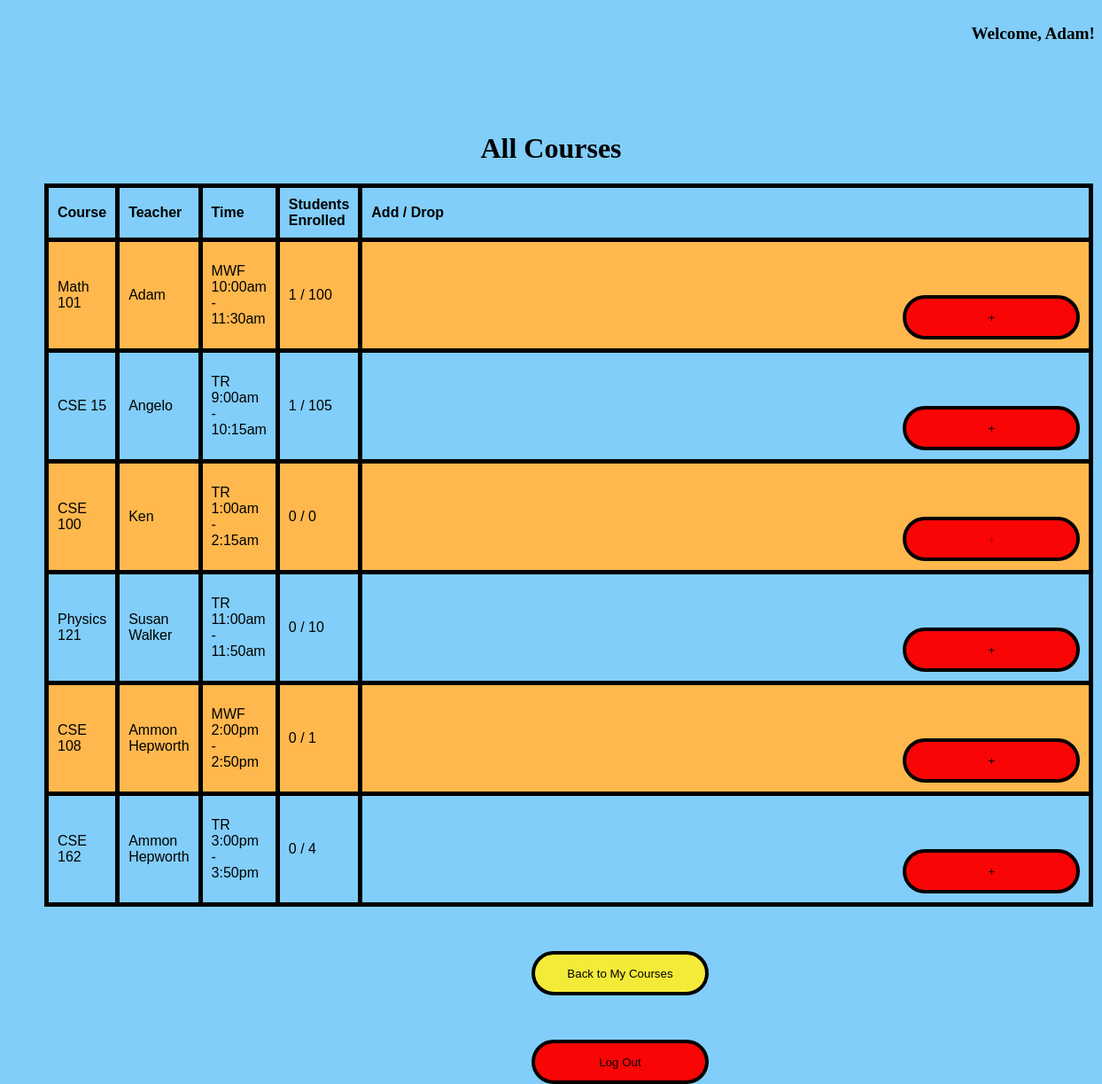
The app's page /classes (signed in) with its own data.
### hello.py (models this page shows, shortened)
class User(UserMixin, db.Model):
    id = db.Column(db.Integer, primary_key=True)
    username = db.Column(db.String, unique=True, nullable=False)
    password_hash = db.Column(db.String(128), nullable=False)
    name = db.Column(db.String(64), nullable=False)
    role = db.Column(db.String(64), nullable=False)
    classenrolled = db.relationship('Course', secondary=enrollment_table, backref=db.backref('students', lazy='dynamic'), lazy='dynamic')

class Course(db.Model):
    id = db.Column(db.Integer, primary_key=True)
    name = db.Column(db.String(64), nullable=False)
    professorID = db.Column(db.Integer, db.ForeignKey('user.id'), nullable=False)
    professor = db.relationship('User', foreign_keys=[professorID], backref='courses_taught')
    time = db.Column(db.String(64),nullable=False)
    capacity = db.Column(db.Integer, nullable=False)

### hello.py (the view)
@app.route("/classes")
def view_all_classes():
    courses = Course.query.all()
    return render_template("classes.html", courses=courses)

### hello.py (called while the page is built)
@login_manager.user_loader
def load_user(user_id):
    return User.query.get(int(user_id))

### templates/classes.html (shortened to what this page needs)
<!DOCTYPE html>
<html>
  <head>
    <link rel="stylesheet" href="/static/styles.css">
  </head>
  <body>
    {% extends "base.html" %}
    {% block content %}
    <h1>All Courses</h1>
    <table>
        <tr>
            <th>Course</th>
            <th>Teacher</th>
            <th>Time</th>
            <th>Students Enrolled</th>
            <th>Add / Drop</th>
        </tr>
        {% for c in courses %}
        <tr>
            <td>{{ c.name }}</td>
            <td>{{ c.professor.name }}</td>
            <td>{{ c.time }}</td>
            <td>{{ c.students.count() }} / {{ c.capacity }}</td>
            <td>
            {% if current_user in c.students %}
            <form action="{{ url_for('drop_course', course_id=c.id) }}" method="POST" style="display:inline;">
                <button type="submit" title="Remove from class">&#8722;</button>
            </form>
            {% elif c.students.count() < c.capacity %}
            <form action="{{ url_for('add_course', course_id=c.id) }}" method="POST" style="display:inline;">
                <button type="submit" title="Add to class">&#43;</button>
            </form>
            {% else %}
            <button type="button" disabled>&#43;</button>
            {% endif %}
            </td>
        </tr>
        {% endfor %}
    </table>
    <form method="get" action="{{ url_for('student_courses') }}">
      <button class="login-button" type="submit">Back to My Courses</button>
    </form>
    <form action="{{ url_for('logout') }}" method="GET">
        <button type="submit">Log Out</button>
    </form>
    {% endblock %}

### templates/base.html (shortened to what this page needs)
<!DOCTYPE html>
<html lang="en">
<head>
</head>
<body>
    <div class="topbar">
        <div class="welcome-message">
            {% if current_user.is_authenticated %}
                <p>Welcome, {{ current_user.name }}!</p>
            {% endif %}
        </div>
    </div>
    {% block content %}{% endblock %}
</body>
</html>

### static/styles.css (style rules this page uses)
h1 { justify-self: center; margin-top: 5%; font-family: Georgia, 'Times New Roman', Times, serif; }
body { margin:0; padding: 0; background-color: rgb(129, 206, 250); }
.login-button { margin-top: 10%; width: 200px; height: 50px; background-color: rgb(126, 146, 245); }
table { font-family: arial, sans-serif; border-collapse: collapse; width: 90%; margin-left: 50px; }
td, th { border: 5px solid black; text-align: left; padding: 10px; }
tr:nth-child(even) { background-color: rgb(255, 184, 77); }
.login-button { background-color: #f4eb39; border: 4px solid black; border-radius: 3rem; margin-left: 600px; margin-top: 50px; }
button { margin-top: 10%; width: 200px; height: 50px; background-color: #f90505; border: 4px solid black; border-radius: 3rem; margin-left: 600px; margin-top: 50px; font:bolder; }
.topbar { display: flex; justify-content: flex-end; align-items: center; padding: 8px; }
.welcome-message { font-size: 1.2em; font-weight: bold; margin-bottom: 10px; text-align: left; }

### records on screen
User: name "Adam"
Course: name "Math 101", professor.name "Adam", time "MWF 10:00am - 11:30am", students.count "1", capacity "100"
Course: name "CSE 15", professor.name "Angelo", time "TR 9:00am - 10:15am", students.count "1", capacity "105"
Course: name "CSE 100", professor.name "Ken", time "TR 1:00am - 2:15am", students.count "0", capacity "0"
Course: name "Physics 121", professor.name "Susan Walker", time "TR 11:00am - 11:50am", students.count "0", capacity "10"
Course: name "CSE 108", professor.name "Ammon Hepworth", time "MWF 2:00pm - 2:50pm", students.count "0", capacity "1"
Course: name "CSE 162", professor.name "Ammon Hepworth", time "TR 3:00pm - 3:50pm", students.count "0", capacity "4"
